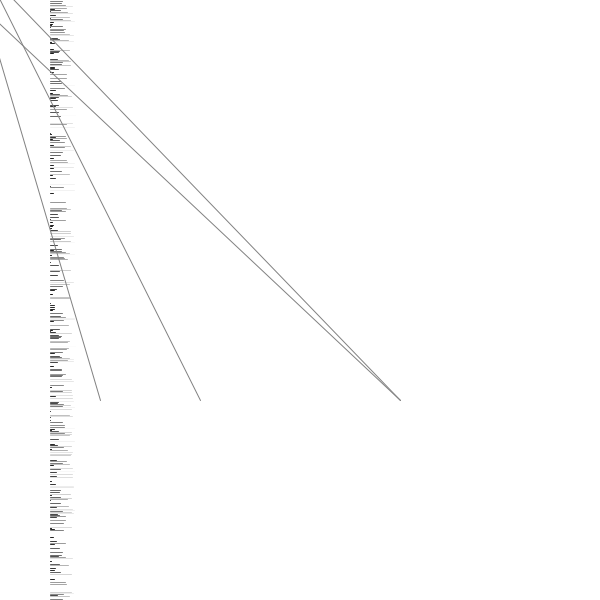
Frame 1 (no input)
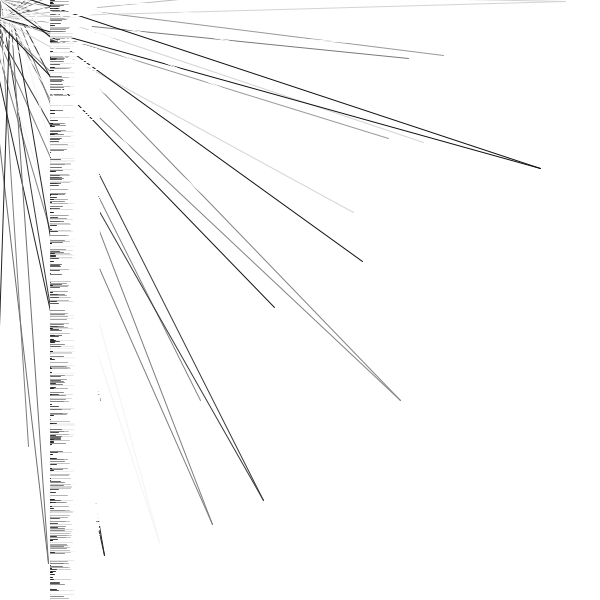
Frame 60 (the mouse pressed at the canvas centre just before this capture)
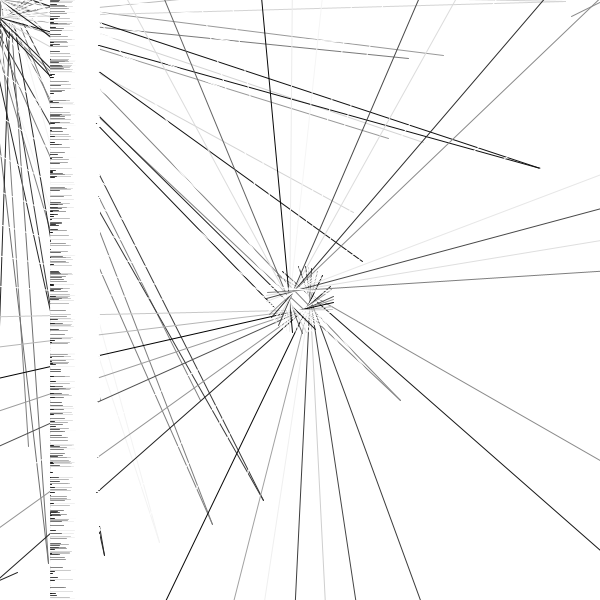
Frame 120 (the mouse held since frame 60 and released just before this capture)

The Processing sketch that drew these frames (run headless with seeded random() and noise(); from frame 60 on, the mouse is pressed at the canvas centre):

// Processing sketch: processing_144393
// ── processing_144393.pde

float angle = 0.0;

void setup() {
  background(#FFFFFF);
  size(600, 600);
  smooth();
}

void draw() {
  for (int i = 0; i < 600; i++) {
  float r = random(50);
  stroke(r*10);
  line(50, i, 50+r, i);
}
  translate(mouseY, mouseX);
  rotate(angle);
  line(-15, -30, 400, 400);
  fill(#FFFFFF);  
  translate(mouseY, mouseX);
  line(-15, 10, 400, 400);
  fill(#FFFFFF);  
  line(-15, -30, 200, 400);
  fill(#FFFFFF);  
  translate(mouseX, mouseY);
  line(-15, 10, 100, 400);
  fill(#FFFFFF);  
  translate(mouseY, mouseX);
  rotate(angle);

  angle += 0.1;
}
